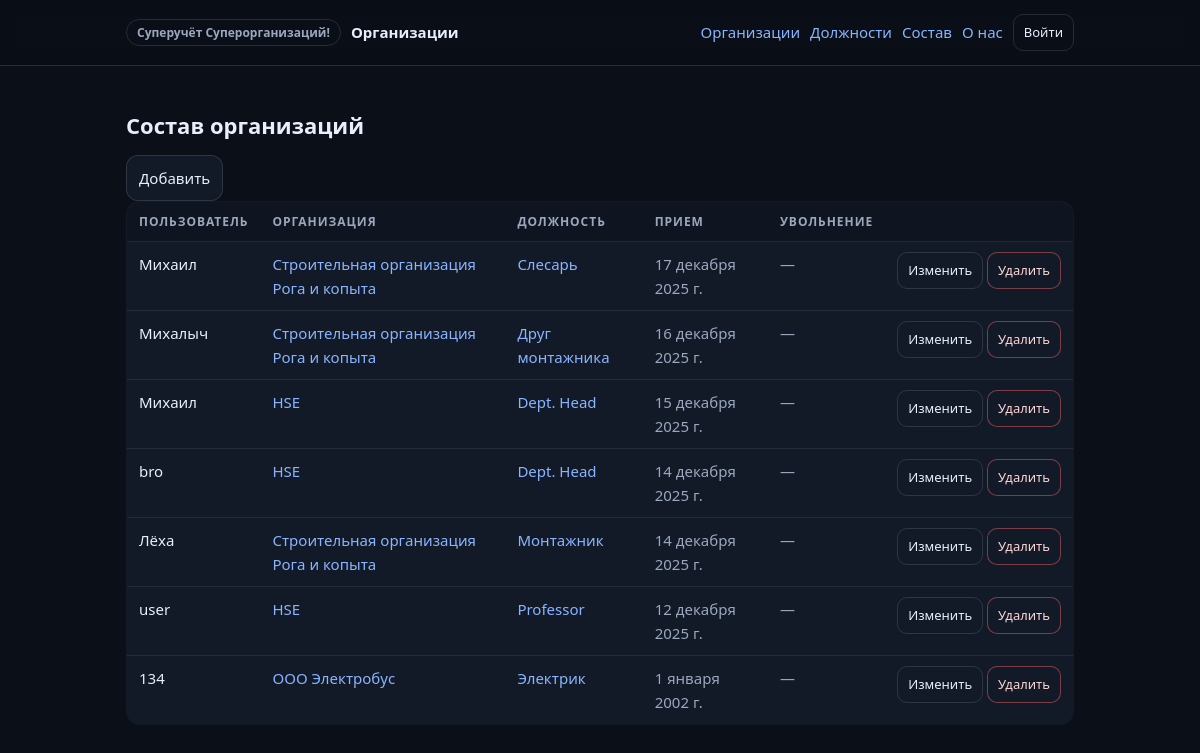
The app's page /memberships/ with its own data.
### core/models.py (models this page shows, shortened)
class Membership(models.Model):
    user = models.ForeignKey(
        settings.AUTH_USER_MODEL,
        on_delete=models.CASCADE,
        related_name="memberships")
    organization = models.ForeignKey(
        Organization,
        on_delete=models.CASCADE,
        related_name="memberships",
    )
    position = models.ForeignKey(
        Position,
        on_delete=models.SET_DEFAULT,
        default=default_position_id,
        related_name="memberships",
    )
    hire_date = models.DateField(default=timezone.localdate)
    dismissal_date = models.DateField(null=True, blank=True)
    class Meta:
        unique_together = (("user", "organization"),)
        ordering = ["-hire_date", "organization__organization_name", "user__username"]
        verbose_name = "Сотрудник в организации"
        verbose_name_plural = "Сотрудники в организациях"

class Organization(models.Model):
    organization_name = models.CharField(max_length=50)
    founding_date = models.DateField(default=timezone.localdate)
    address = models.CharField(max_length=200)
    director_name = models.CharField(max_length=50)
    users = models.ManyToManyField(
        settings.AUTH_USER_MODEL,
        through="Membership",
        related_name="organizations",
        blank=True,
    )
    class Meta:
        ordering = ["organization_name"]
        verbose_name = "Организация"
        verbose_name_plural = "Организации"
    def __str__(self):
        return self.organization_name

class Position(models.Model):
    name = models.CharField(max_length=50, unique=True)
    class Meta:
        ordering = ["name"]
        verbose_name = "Должность"
        verbose_name_plural = "Должности"
    def __str__(self):
        return self.name

### core/views.py (the view)
# urls.py: path("memberships/", views.MembershipList.as_view(), name="membership-list"),
class MembershipList(PaginatedListView):
    model = Membership
    template_name = "core/membership_list.html"
    queryset = Membership.objects.select_related("user", "organization", "position")

### core/templates/core/membership_list.html (shortened to what this page needs)
{% extends "index.html" %}
{% block content %}
<div class="page-head">
  <h1>Состав организаций</h1>
  <div class="actions"><a class="btn" href="{% url 'core:membership-create' %}">Добавить</a></div>
</div>
{% if object_list %}
<table class="table">
  <thead><tr><th>Пользователь</th><th>Организация</th><th>Должность</th><th>Прием</th><th>Увольнение</th><th></th></tr></thead>
  <tbody>
    {% for m in object_list %}
    <tr>
      <td>{{ m.user }}</td>
      <td><a class="link" href="{% url 'core:organization-detail' m.organization_id %}">{{ m.organization }}</a></td>
      <td><a class="link" href="{% url 'core:membership-detail' m.pk %}">{{ m.position }}</a></td>
      <td class="muted">{{ m.hire_date }}</td>
      <td class="muted">{{ m.dismissal_date|default:"—" }}</td>
      <td class="right">
        <a class="btn ghost sm" href="{% url 'core:membership-update' m.pk %}">Изменить</a>
        <a class="btn danger sm" href="{% url 'core:membership-delete' m.pk %}">Удалить</a>
      </td>
    </tr>
    {% endfor %}
  </tbody>
</table>
{% else %}
<div class="empty">Пока нет записей</div>
{% endif %}
{% endblock %}

### static/css/site.css (style rules this page uses)
:root { --bg: #0b0f17; --panel: #121a27; --text: #e7eefc; --muted: #9aa7bd; --border: rgba(255, 255, 255, 0.12); --link: #8ab4ff; --danger: #ff6b6b; --shadow: 0 18px 40px rgba(0, 0, 0, 0.35); --radius: 14px; }
* { box-sizing: border-box; }
html, body { height: 100%; }
html { color-scheme: dark; }
body { margin: 0; font: 15px/1.6 system-ui, -apple-system, "Segoe UI", Roboto, Arial; background: var(--bg); color: var(--text); }
a { color: var(--link); text-decoration: none; }
h1 { margin: 6px 0 0; font-size: 22px; font-weight: 800; }
.stats, .actions { display: flex; gap: 10px; flex-wrap: wrap; margin-top: 12px; }
.table { width: 100%; border-collapse: collapse; border: 1px solid var(--border); border-radius: var(--radius); overflow: hidden; background: var(--panel); }
.table th, .table td { padding: 10px 12px; border-bottom: 1px solid rgba(255, 255, 255, 0.08); vertical-align: top; }
.table th { text-align: left; color: var(--muted); font-size: 12px; letter-spacing: 0.08em; text-transform: uppercase; background: rgba(0, 0, 0, 0.18); }
.table tr:last-child td { border-bottom: 0; }
.right { text-align: right; white-space: nowrap; }
.btn { display: inline-flex; align-items: center; gap: 8px; padding: 10px 12px; border: 1px solid var(--border); border-radius: 12px; background: var(--panel); color: var(--text); cursor: pointer; }
.btn.sm { padding: 7px 10px; border-radius: 10px; font-size: 13px; }
.btn.ghost { background: transparent; }
.btn.danger { border-color: rgba(255, 107, 107, 0.45); color: #ffd6d6; }
.help, .muted, .footer { color: var(--muted); }

### records on screen
Membership: user "Михаил", organization "Строительная организация Рога и копыта", position "Слесарь", hire_date "17 декабря 2025 г.", dismissal_date "—"
Membership: user "Михалыч", organization "Строительная организация Рога и копыта", position "Друг монтажника", hire_date "16 декабря 2025 г.", dismissal_date "—"
Membership: user "Михаил", organization "HSE", position "Dept. Head", hire_date "15 декабря 2025 г.", dismissal_date "—"
Membership: user "bro", organization "HSE", position "Dept. Head", hire_date "14 декабря 2025 г.", dismissal_date "—"
Membership: user "Лёха", organization "Строительная организация Рога и копыта", position "Монтажник", hire_date "14 декабря 2025 г.", dismissal_date "—"
Membership: user "user", organization "HSE", position "Professor", hire_date "12 декабря 2025 г.", dismissal_date "—"
Membership: user "134", organization "ООО Электробус", position "Электрик", hire_date "1 января 2002 г.", dismissal_date "—"
